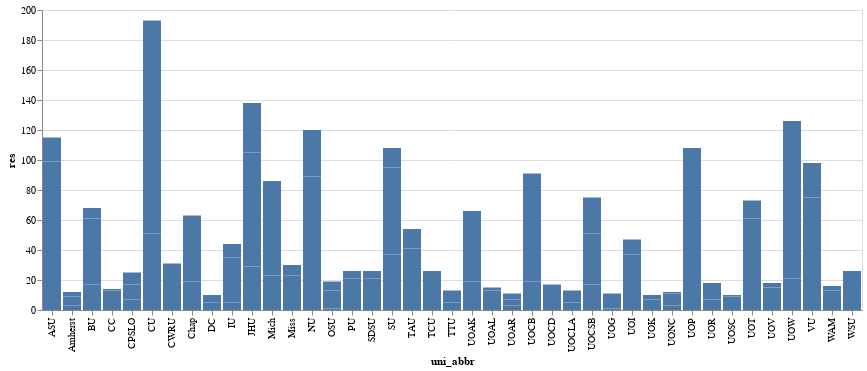

Notebook cell for this chart:
### Markdown cell above
Let's start by answering the question, _How many students, at each university, participated in the survey?_
To do so, use the `x` channel to encode the `uni_abbr` and the `y` channel the number of respondents.

### Code cell
alt.Chart(data).mark_bar().encode(
    alt.X('uni_abbr:N'),
    alt.Y('res'),
)

### Figure 1 — Vega-Lite specification as saved in the notebook (floating-point values rounded to 4 significant figures)
{"config": {"view": {"continuousWidth": 400, "continuousHeight": 300}}, "data": {"name": "data-625a034231e7cf75ff53895cdf90a07a"}, "mark": "bar", "encoding": {"x": {"type": "nominal", "field": "uni_abbr"}, "y": {"type": "quantitative", "field": "res"}}, "$schema": "https://vega.github.io/schema/vega-lite/v4.8.1.json", "datasets": {"data-625a034231e7cf75ff53895cdf90a07a": [{"uni": "Appalachian State University", "type": "Nonuse", "res": 46, "pct": 0.4, "state": "North Carolina", "region": "south", "uni_abbr": "ASU"}, {"uni": "Appalachian State University", "type": "No", "res": 53, "pct": 0.461, "state": "North Carolina", "region": "south", "uni_abbr": "ASU"}, {"uni": "Appalachian State University", "type": "Yes", "res": 16, "pct": 0.139, "state": "North Carolina", "region": "south", "uni_abbr": "ASU"}, {"uni": "Butler University", "type": "Nonuse", "res": 17, "pct": 0.25, "state": "Indiana", "region": "midwest", "uni_abbr": "BU"}, {"uni": "Butler University", "type": "No", "res": 44, "pct": 0.647, "state": "Indiana", "region": "midwest", "uni_abbr": "BU"}, {"uni": "Butler University", "type": "Yes", "res": 7, "pct": 0.103, "state": "Indiana", "region": "midwest", "uni_abbr": "BU"}, {"uni": "Cal Poly San Luis Obispo", "type": "Nonuse", "res": 7, "pct": 0.28, "state": "California", "region": "pacific", "uni_abbr": "CPSLO"}, {"uni": "Cal Poly San Luis Obispo", "type": "No", "res": 10, "pct": 0.4, "state": "California", "region": "pacific", "uni_abbr": "CPSLO"}, {"uni": "Cal Poly San Luis Obispo", "type": "Yes", "res": 8, "pct": 0.32, "state": "California", "region": "pacific", "uni_abbr": "CPSLO"}, {"uni": "Case Western Reserve University", "type": "Nonuse", "res": 12, "pct": 0.387, "state": "Ohio", "region": "midwest", "uni_abbr": "CWRU"}, {"uni": "Case Western Reserve University", "type": "No", "res": 12, "pct": 0.387, "state": "Ohio", "region": "midwest", "uni_abbr": "CWRU"}, {"uni": "Case Western Reserve University", "type": "Yes", "res": 7, "pct": 0.226, "state": "Ohio", "region": "midwest", "uni_abbr": "CWRU"}, {"uni": "Chapman University", "type": "Nonuse", "res": 19, "pct": 0.302, "state": "California", "region": "pacific", "uni_abbr": "Chap"}, {"uni": "Chapman University", "type": "No", "res": 31, "pct": 0.492, "state": "California", "region": "pacific", "uni_abbr": "Chap"}, {"uni": "Chapman University", "type": "Yes", "res": 13, "pct": 0.206, "state": "California", "region": "pacific", "uni_abbr": "Chap"}, {"uni": "Colby College", "type": "Nonuse", "res": 2, "pct": 0.143, "state": "Maine", "region": "northeast", "uni_abbr": "CC"}, {"uni": "Colby College", "type": "No", "res": 11, "pct": 0.786, "state": "Maine", "region": "northeast", "uni_abbr": "CC"}, {"uni": "Colby College", "type": "Yes", "res": 1, "pct": 0.071, "state": "Maine", "region": "northeast", "uni_abbr": "CC"}, {"uni": "College of William and Mary", "type": "Nonuse", "res": 6, "pct": 0.375, "state": "Virginia", "region": "south", "uni_abbr": "WAM"}, {"uni": "College of William and Mary", "type": "No", "res": 7, "pct": 0.438, "state": "Virginia", "region": "south", "uni_abbr": "WAM"}, {"uni": "College of William and Mary", "type": "Yes", "res": 3, "pct": 0.188, "state": "Virginia", "region": "south", "uni_abbr": "WAM"}, {"uni": "Cornell University", "type": "Nonuse", "res": 51, "pct": 0.264, "state": "New York", "region": "northeast", "uni_abbr": "CU"}, {"uni": "Cornell University", "type": "No", "res": 95, "pct": 0.492, "state": "New York", "region": "northeast", "uni_abbr": "CU"}, {"uni": "Cornell University", "type": "Yes", "res": 47, "pct": 0.244, "state": "New York", "region": "northeast", "uni_abbr": "CU"}, {"uni": "Dartmouth College", "type": "Nonuse", "res": 2, "pct": 0.2, "state": "New Hampshire", "region": "northeast", "uni_abbr": "DC"}, {"uni": "Dartmouth College", "type": "No", "res": 3, "pct": 0.3, "state": "New Hampshire", "region": "northeast", "uni_abbr": "DC"}, {"uni": "Dartmouth College", "type": "Yes", "res": 5, "pct": 0.5, "state": "New Hampshire", "region": "northeast", "uni_abbr": "DC"}, {"uni": "Indiana University", "type": "Nonuse", "res": 5, "pct": 0.114, "state": "Indiana", "region": "midwest", "uni_abbr": "IU"}, {"uni": "Indiana University", "type": "No", "res": 30, "pct": 0.682, "state": "Indiana", "region": "midwest", "uni_abbr": "IU"}, {"uni": "Indiana University", "type": "Yes", "res": 9, "pct": 0.205, "state": "Indiana", "region": "midwest", "uni_abbr": "IU"}, {"uni": "Johns Hopkins University", "type": "Nonuse", "res": 29, "pct": 0.21, "state": "Maryland", "region": "northeast", "uni_abbr": "JHU"}, {"uni": "Johns Hopkins University", "type": "No", "res": 76, "pct": 0.551, "state": "Maryland", "region": "northeast", "uni_abbr": "JHU"}, {"uni": "Johns Hopkins University", "type": "Yes", "res": 33, "pct": 0.239, "state": "Maryland", "region": "northeast", "uni_abbr": "JHU"}, {"uni": "Northwestern University", "type": "Nonuse", "res": 24, "pct": 0.2, "state": "Illinois", "region": "midwest", "uni_abbr": "NU"}, {"uni": "Northwestern University", "type": "No", "res": 65, "pct": 0.542, "state": "Illinois", "region": "midwest", "uni_abbr": "NU"}, {"uni": "Northwestern University", "type": "Yes", "res": 31, "pct": 0.258, "state": "Illinois", "region": "midwest", "uni_abbr": "NU"}, {"uni": "Ohio State University", "type": "Nonuse", "res": 1, "pct": 0.053, "state": "Ohio", "region": "midwest", "uni_abbr": "OSU"}, {"uni": "Ohio State University", "type": "No", "res": 12, "pct": 0.632, "state": "Ohio", "region": "midwest", "uni_abbr": "OSU"}, {"uni": "Ohio State University", "type": "Yes", "res": 6, "pct": 0.316, "state": "Ohio", "region": "midwest", "uni_abbr": "OSU"}, {"uni": "Purdue University", "type": "Nonuse", "res": 8, "pct": 0.308, "state": "Indiana", "region": "midwest", "uni_abbr": "PU"}, {"uni": "Purdue University", "type": "No", "res": 13, "pct": 0.5, "state": "Indiana", "region": "midwest", "uni_abbr": "PU"}, {"uni": "Purdue University", "type": "Yes", "res": 5, "pct": 0.192, "state": "Indiana", "region": "midwest", "uni_abbr": "PU"}, {"uni": "San Diego State University", "type": "Nonuse", "res": 6, "pct": 0.231, "state": "California", "region": "pacific", "uni_abbr": "SDSU"}, {"uni": "San Diego State University", "type": "No", "res": 15, "pct": 0.577, "state": "California", "region": "pacific", "uni_abbr": "SDSU"}, {"uni": "San Diego State University", "type": "Yes", "res": 5, "pct": 0.192, "state": "California", "region": "pacific", "uni_abbr": "SDSU"}, {"uni": "Stanford University", "type": "Nonuse", "res": 37, "pct": 0.343, "state": "California", "region": "pacific", "uni_abbr": "SU"}, {"uni": "Stanford University", "type": "No", "res": 58, "pct": 0.537, "state": "California", "region": "pacific", "uni_abbr": "SU"}, {"uni": "Stanford University", "type": "Yes", "res": 13, "pct": 0.12, "state": "California", "region": "pacific", "uni_abbr": "SU"}, {"uni": "Texas A&M University", "type": "Nonuse", "res": 12, "pct": 0.222, "state": "Texas", "region": "mountain", "uni_abbr": "TAU"}, {"uni": "Texas A&M University", "type": "No", "res": 29, "pct": 0.537, "state": "Texas", "region": "mountain", "uni_abbr": "TAU"}, {"uni": "Texas A&M University", "type": "Yes", "res": 13, "pct": 0.241, "state": "Texas", "region": "mountain", "uni_abbr": "TAU"}, {"uni": "Texas Christian University", "type": "Nonuse", "res": 10, "pct": 0.385, "state": "Texas", "region": "mountain", "uni_abbr": "TCU"}, {"uni": "Texas Christian University", "type": "No", "res": 8, "pct": 0.308, "state": "Texas", "region": "mountain", "uni_abbr": "TCU"}, {"uni": "Texas Christian University", "type": "Yes", "res": 8, "pct": 0.308, "state": "Texas", "region": "mountain", "uni_abbr": "TCU"}, {"uni": "Texas Tech University", "type": "Nonuse", "res": 5, "pct": 0.385, "state": "Texas", "region": "mountain", "uni_abbr": "TTU"}, {"uni": "Texas Tech University", "type": "No", "res": 5, "pct": 0.385, "state": "Texas", "region": "mountain", "uni_abbr": "TTU"}, {"uni": "Texas Tech University", "type": "Yes", "res": 3, "pct": 0.231, "state": "Texas", "region": "mountain", "uni_abbr": "TTU"}, {"uni": "UMass Amherst", "type": "Nonuse", "res": 3, "pct": 0.25, "state": "Massachusetts", "region": "northeast", "uni_abbr": "Amherst"}, {"uni": "UMass Amherst", "type": "No", "res": 6, "pct": 0.5, "state": "Massachusetts", "region": "northeast", "uni_abbr": "Amherst"}, {"uni": "UMass Amherst", "type": "Yes", "res": 3, "pct": 0.25, "state": "Massachusetts", "region": "northeast", "uni_abbr": "Amherst"}, {"uni": "University of Alabama", "type": "Nonuse", "res": 2, "pct": 0.133, "state": "Alabama", "region": "south", "uni_abbr": "UOAL"}, {"uni": "University of Alabama", "type": "No", "res": 11, "pct": 0.733, "state": "Alabama", "region": "south", "uni_abbr": "UOAL"}, {"uni": "University of Alabama", "type": "Yes", "res": 2, "pct": 0.133, "state": "Alabama", "region": "south", "uni_abbr": "UOAL"}, {"uni": "University of Arizona", "type": "Nonuse", "res": 3, "pct": 0.273, "state": "Arizona", "region": "pacific", "uni_abbr": "UOAR"}, {"uni": "University of Arizona", "type": "No", "res": 4, "pct": 0.364, "state": "Arizona", "region": "pacific", "uni_abbr": "UOAR"}, {"uni": "University of Arizona", "type": "Yes", "res": 4, "pct": 0.364, "state": "Arizona", "region": "pacific", "uni_abbr": "UOAR"}, {"uni": "University of Arkansas", "type": "Nonuse", "res": 19, "pct": 0.288, "state": "Arkansas", "region": "south", "uni_abbr": "UOAK"}, {"uni": "University of Arkansas", "type": "No", "res": 35, "pct": 0.53, "state": "Arkansas", "region": "south", "uni_abbr": "UOAK"}, {"uni": "University of Arkansas", "type": "Yes", "res": 12, "pct": 0.182, "state": "Arkansas", "region": "south", "uni_abbr": "UOAK"}, {"uni": "University of California, Berkeley", "type": "Nonuse", "res": 19, "pct": 0.209, "state": "California", "region": "pacific", "uni_abbr": "UOCB"}, {"uni": "University of California, Berkeley", "type": "No", "res": 47, "pct": 0.516, "state": "California", "region": "pacific", "uni_abbr": "UOCB"}, {"uni": "University of California, Berkeley", "type": "Yes", "res": 25, "pct": 0.275, "state": "California", "region": "pacific", "uni_abbr": "UOCB"}, {"uni": "University of California, Davis", "type": "Nonuse", "res": 6, "pct": 0.353, "state": "California", "region": "pacific", "uni_abbr": "UOCD"}, {"uni": "University of California, Davis", "type": "No", "res": 8, "pct": 0.471, "state": "California", "region": "pacific", "uni_abbr": "UOCD"}, {"uni": "University of California, Davis", "type": "Yes", "res": 3, "pct": 0.176, "state": "California", "region": "pacific", "uni_abbr": "UOCD"}, {"uni": "University of California, Los Angeles", "type": "Nonuse", "res": 5, "pct": 0.385, "state": "California", "region": "pacific", "uni_abbr": "UOCLA"}, {"uni": "University of California, Los Angeles", "type": "No", "res": 7, "pct": 0.538, "state": "California", "region": "pacific", "uni_abbr": "UOCLA"}, {"uni": "University of California, Los Angeles", "type": "Yes", "res": 1, "pct": 0.077, "state": "California", "region": "pacific", "uni_abbr": "UOCLA"}, {"uni": "University of California, Santa Barbara", "type": "Nonuse", "res": 17, "pct": 0.227, "state": "California", "region": "pacific", "uni_abbr": "UOCSB"}, {"uni": "University of California, Santa Barbara", "type": "No", "res": 34, "pct": 0.453, "state": "California", "region": "pacific", "uni_abbr": "UOCSB"}, {"uni": "University of California, Santa Barbara", "type": "Yes", "res": 24, "pct": 0.32, "state": "California", "region": "pacific", "uni_abbr": "UOCSB"}, {"uni": "University of Georgia", "type": "Nonuse", "res": 1, "pct": 0.091, "state": "Georgia", "region": "south", "uni_abbr": "UOG"}, {"uni": "University of Georgia", "type": "No", "res": 9, "pct": 0.818, "state": "Georgia", "region": "south", "uni_abbr": "UOG"}, {"uni": "University of Georgia", "type": "Yes", "res": 1, "pct": 0.091, "state": "Georgia", "region": "south", "uni_abbr": "UOG"}, {"uni": "University of Illinois", "type": "Nonuse", "res": 8, "pct": 0.17, "state": "Illinois", "region": "midwest", "uni_abbr": "UOI"}, {"uni": "University of Illinois", "type": "No", "res": 29, "pct": 0.617, "state": "Illinois", "region": "midwest", "uni_abbr": "UOI"}, {"uni": "University of Illinois", "type": "Yes", "res": 10, "pct": 0.213, "state": "Illinois", "region": "midwest", "uni_abbr": "UOI"}, {"uni": "University of Kansas", "type": "Nonuse", "res": 2, "pct": 0.2, "state": "Kansas", "region": "midwest", "uni_abbr": "UOK"}, {"uni": "University of Kansas", "type": "No", "res": 5, "pct": 0.5, "state": "Kansas", "region": "midwest", "uni_abbr": "UOK"}, {"uni": "University of Kansas", "type": "Yes", "res": 3, "pct": 0.3, "state": "Kansas", "region": "midwest", "uni_abbr": "UOK"}, {"uni": "University of Michigan", "type": "Nonuse", "res": 23, "pct": 0.267, "state": "Michigan", "region": "midwest", "uni_abbr": "Mich"}, {"uni": "University of Michigan", "type": "No", "res": 49, "pct": 0.57, "state": "Michigan", "region": "midwest", "uni_abbr": "Mich"}, {"uni": "University of Michigan", "type": "Yes", "res": 14, "pct": 0.163, "state": "Michigan", "region": "midwest", "uni_abbr": "Mich"}, {"uni": "University of Missouri", "type": "Nonuse", "res": 8, "pct": 0.267, "state": "Missouri", "region": "midwest", "uni_abbr": "Miss"}, {"uni": "University of Missouri", "type": "No", "res": 15, "pct": 0.5, "state": "Missouri", "region": "midwest", "uni_abbr": "Miss"}, {"uni": "University of Missouri", "type": "Yes", "res": 7, "pct": 0.233, "state": "Missouri", "region": "midwest", "uni_abbr": "Miss"}, {"uni": "University of North Carolina", "type": "Nonuse", "res": 3, "pct": 0.25, "state": "North Carolina", "region": "south", "uni_abbr": "UONC"}, {"uni": "University of North Carolina", "type": "No", "res": 8, "pct": 0.667, "state": "North Carolina", "region": "south", "uni_abbr": "UONC"}, {"uni": "University of North Carolina", "type": "Yes", "res": 1, "pct": 0.083, "state": "North Carolina", "region": "south", "uni_abbr": "UONC"}, {"uni": "University of Pennsylvania", "type": "Nonuse", "res": 24, "pct": 0.222, "state": "Pennsylvania", "region": "northeast", "uni_abbr": "UOP"}, {"uni": "University of Pennsylvania", "type": "No", "res": 60, "pct": 0.556, "state": "Pennsylvania", "region": "northeast", "uni_abbr": "UOP"}, {"uni": "University of Pennsylvania", "type": "Yes", "res": 24, "pct": 0.222, "state": "Pennsylvania", "region": "northeast", "uni_abbr": "UOP"}, {"uni": "University of Richmond", "type": "Nonuse", "res": 7, "pct": 0.389, "state": "Virginia", "region": "south", "uni_abbr": "UOR"}, {"uni": "University of Richmond", "type": "No", "res": 9, "pct": 0.5, "state": "Virginia", "region": "south", "uni_abbr": "UOR"}, {"uni": "University of Richmond", "type": "Yes", "res": 2, "pct": 0.111, "state": "Virginia", "region": "south", "uni_abbr": "UOR"}, {"uni": "University of Southern California", "type": "Nonuse", "res": 2, "pct": 0.2, "state": "California", "region": "pacific", "uni_abbr": "UOSC"}, {"uni": "University of Southern California", "type": "No", "res": 7, "pct": 0.7, "state": "California", "region": "pacific", "uni_abbr": "UOSC"}, {"uni": "University of Southern California", "type": "Yes", "res": 1, "pct": 0.1, "state": "California", "region": "pacific", "uni_abbr": "UOSC"}, {"uni": "University of Texas", "type": "Nonuse", "res": 26, "pct": 0.356, "state": "Texas", "region": "mountain", "uni_abbr": "UOT"}, {"uni": "University of Texas", "type": "No", "res": 35, "pct": 0.479, "state": "Texas", "region": "mountain", "uni_abbr": "UOT"}, {"uni": "University of Texas", "type": "Yes", "res": 12, "pct": 0.164, "state": "Texas", "region": "mountain", "uni_abbr": "UOT"}, {"uni": "University of Virginia", "type": "Nonuse", "res": 8, "pct": 0.444, "state": "Virginia", "region": "south", "uni_abbr": "UOV"}, {"uni": "University of Virginia", "type": "No", "res": 7, "pct": 0.389, "state": "Virginia", "region": "south", "uni_abbr": "UOV"}, {"uni": "University of Virginia", "type": "Yes", "res": 3, "pct": 0.167, "state": "Virginia", "region": "south", "uni_abbr": "UOV"}, {"uni": "University of Wisconsin-Madison", "type": "Nonuse", "res": 21, "pct": 0.167, "state": "Wisconsin", "region": "midwest", "uni_abbr": "UOW"}, {"uni": "University of Wisconsin-Madison", "type": "No", "res": 71, "pct": 0.563, "state": "Wisconsin", "region": "midwest", "uni_abbr": "UOW"}, {"uni": "University of Wisconsin-Madison", "type": "Yes", "res": 34, "pct": 0.27, "state": "Wisconsin", "region": "midwest", "uni_abbr": "UOW"}, {"uni": "Vanderbilt University", "type": "Nonuse", "res": 12, "pct": 0.122, "state": "Tennessee", "region": "south", "uni_abbr": "VU"}, {"uni": "Vanderbilt University", "type": "No", "res": 63, "pct": 0.643, "state": "Tennessee", "region": "south", "uni_abbr": "VU"}, {"uni": "Vanderbilt University", "type": "Yes", "res": 23, "pct": 0.235, "state": "Tennessee", "region": "south", "uni_abbr": "VU"}, {"uni": "Washington State University", "type": "Nonuse", "res": 6, "pct": 0.231, "state": "Washington", "region": "pacific", "uni_abbr": "WSU"}, {"uni": "Washington State University", "type": "No", "res": 12, "pct": 0.462, "state": "Washington", "region": "pacific", "uni_abbr": "WSU"}, {"uni": "Washington State University", "type": "Yes", "res": 8, "pct": 0.308, "state": "Washington", "region": "pacific", "uni_abbr": "WSU"}]}}
